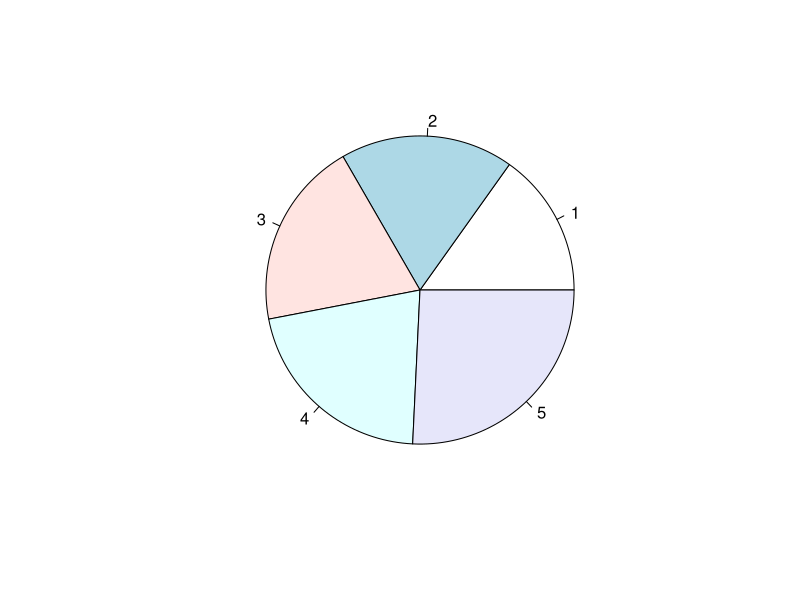
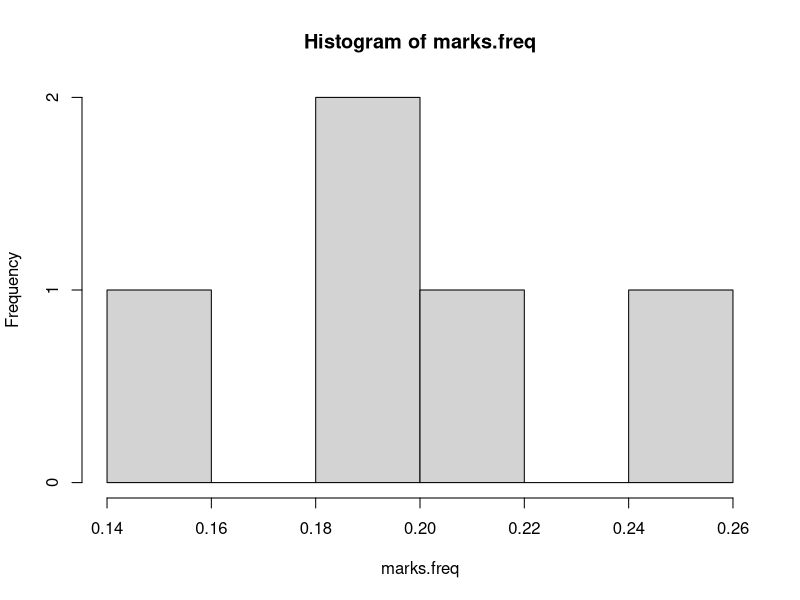
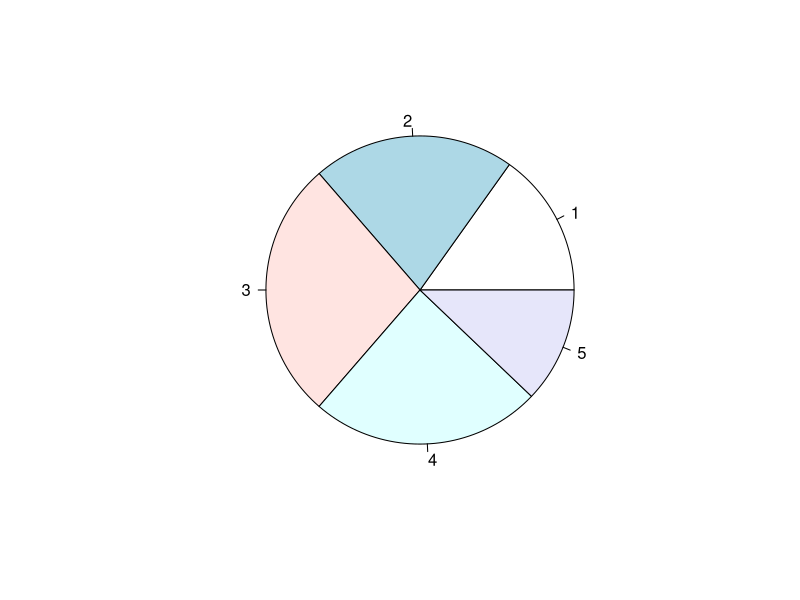
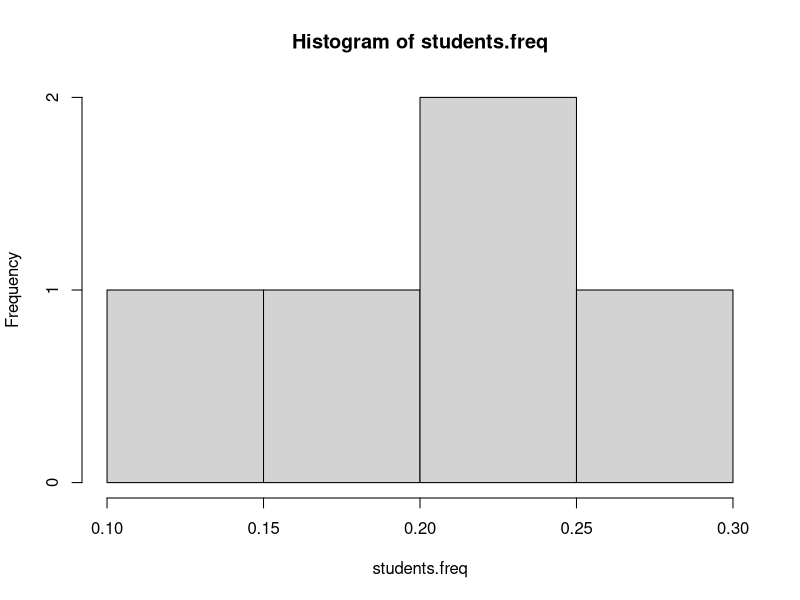

Generate these figures, in order, with R: (Note: this script raises an error after producing the figures.)

a=matrix(c(10, 12, 13, 14, 17),nrow=5,ncol=1)
a
b=matrix(c(5, 7, 9, 8, 4),nrow=5,ncol=1)
b
x=cbind(a,b)
x
matrix(x)
colnames(x, do.NULL = TRUE, prefix = "col")
colnames(x) = c("marks","students")
x
mean(a)
mean(b)
mean(x)
table(x)
totalmarks=sum(a)
totalmarks
totalstudents=sum(b)
totalstudents
marks.freq=a/totalmarks
marks.freq
students.freq=b/totalstudents
students.freq
cumulativemarks.freq=cumsum(a)
cumulativemarks.freq
cumulativestudents.freq=cumsum(b)
cumulativestudents.freq
pie(marks.freq)
hist(marks.freq)
pie(students.freq)
hist(students.freq)
breaks=seq(9,17,by=1)
marks.cut=cut(marks,breaks)
marks.cut
table(marks.cut)
pie (table(marks.cut))
hist(table(marks.cut))
